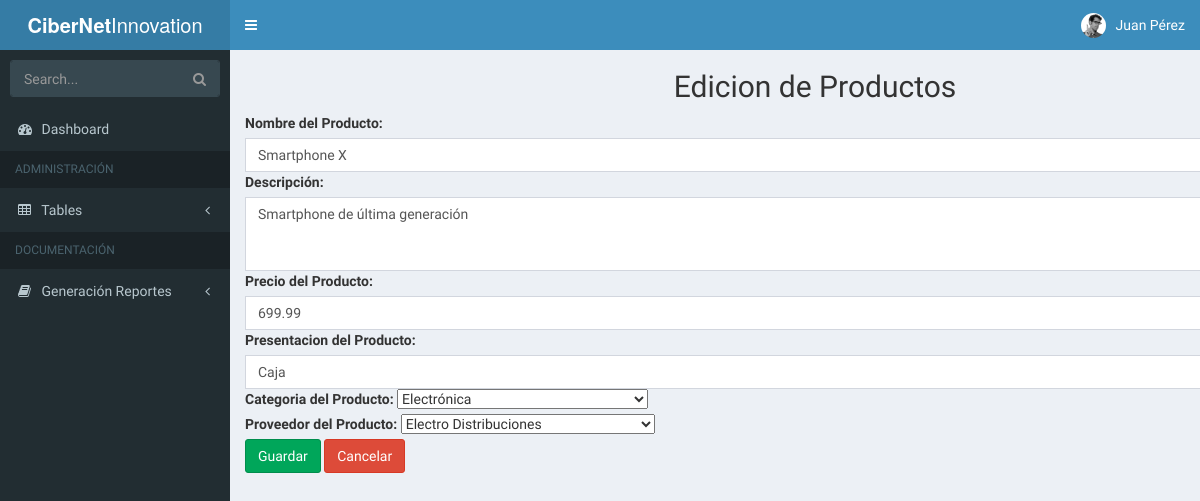
The app's page /CiberNet Innovation/product?pages=product&action=edit&id=1 (signed in) with its own data.
### tables this page shows
CREATE TABLE `product` (
  `ProductID` int NOT NULL AUTO_INCREMENT,
  `productName` varchar(100) NOT NULL,
  `productInfo` text,
  `productPrice` decimal(10,2) NOT NULL,
  `productPresentation` varchar(100) NOT NULL,
  `CategoryID` int DEFAULT NULL,
  `SupplierID` int DEFAULT NULL,
  PRIMARY KEY (`ProductID`),
  KEY `CategoryID` (`CategoryID`),
  KEY `SupplierID` (`SupplierID`),
  CONSTRAINT `product_ibfk_1` FOREIGN KEY (`CategoryID`) REFERENCES `category` (`CategoryID`),
  CONSTRAINT `product_ibfk_2` FOREIGN KEY (`SupplierID`) REFERENCES `supplier` (`SupplierID`)
);

### CiberNet Innovation/app/controllers/ProductController.php (called while the page is built, shortened)
<?php
require_once(dirname(__FILE__) . "/../../core/database.php");
require_once(dirname(__FILE__) . "/../models/ProductModel.php");
class ProductController{
    private $product;
    public function __construct()
    {
        $database = new Database();
        $this->db = $database->getConnection();
        $this->product = new ProductModel($this->db);
    }
    public function edit($id)
    {
        $this->product->ProductID = $id;
        $this->product->getProductByID();
        $categoriesResult = $this->product->getCategories();
        $categories = $categoriesResult->fetchAll(PDO::FETCH_ASSOC);
        $supplierResult = $this->product->getSuppliers();
        $suppliers = $supplierResult->fetchAll(PDO::FETCH_ASSOC);
        $products = $this->product;
        include(dirname(__FILE__) . '/../views/product/productUpdate.php');
    }
}

### CiberNet Innovation/core/database.php (called while the page is built, shortened)
<?php
class Database
{
    public function getConnection()
    {
        $this->conn = null;
        try {
            $this->conn = new PDO(
                "mysql:host=" . Config::HOST . ";dbname=" . Config::DATABASE,
                Config::USER,
                Config::PASSWORD
            );
            $this->conn->exec("set names utf8");
        } catch (PDOException $ex) {
            echo "Connection error: " . $ex->getMessage();
            die();
        }
        return $this->conn;
    }
}
?>

### CiberNet Innovation/app/models/ProductModel.php (called while the page is built, shortened)
<?php
    class ProductModel{
        private $conn;
        public $ProductID;
        public function __construct($db)
        {
            $this->conn = $db;
        }
        public function getCategories()
        {
            $query = "SELECT CategoryID, categoryName FROM category";
            $result = $this->conn->prepare($query);
            $result->execute();
            return $result;
        }
        public function getSuppliers()
        {
            $query = "SELECT SupplierID, supplierName FROM supplier";
            $result = $this->conn->prepare($query);
            $result->execute();
            return $result;
        }
        public function getProductByID()
        {
            $query = "CALL sp_SelectProductByID(:ID);";
            $result = $this->conn->prepare($query);
            $result->bindParam(":ID", $this->ProductID);
            $result->execute();
            $row = $result->fetch(PDO::FETCH_ASSOC);
            $this->ProductID = $row["ProductID"];
            $this->productName = $row["productName"];
            $this->productInfo = $row["productInfo"];
            $this->productPrice = $row["productPrice"];
            $this->productPresentation = $row["productPresentation"];
            $this->CategoryID = $row["CategoryID"];
            $this->SupplierID = $row["SupplierID"];
        }
    }
?>

### CiberNet Innovation/app/views/product/productUpdate.php (the view, shortened to what this page needs)
<div class="container mt-5">
    <div class="card p-4 shadow">
        <h2 class="mb-4 text-center">Edicion de Productos</h2>
        <form action="" method="POST">
            <div class="mb-3">
                <label for="productName" class="form-label">Nombre del Producto:</label>
                <input type="text" id="productName" name="productName" class="form-control" value="<?= htmlspecialchars($products->productName) ?>"  required>
            </div>
            <div class="mb-3">
                <label for="productInfo" class="form-label">Descripción:</label>
                <textarea id="productInfo" name="productInfo" class="form-control" rows="3" required><?= htmlspecialchars($products->productInfo) ?></textarea>
            </div>
            <div class="mb-3">
                <label for="productPrice" class="form-label">Precio del Producto:</label>
                <input type="text" id="productPrice" name="productPrice" class="form-control" value="<?= htmlspecialchars($products->productPrice) ?>" required>
            </div>
            <div class="mb-3">
                <label for="productPresentation" class="form-label">Presentacion del Producto:</label>
                <input type="text" id="productPresentation" name="productPresentation" class="form-control" value="<?= htmlspecialchars($products->productPresentation) ?>" required>
            </div>
            <div class="mb-3">
                <label for="CategoryID" class="form-label">Categoria del Producto:</label>
                <select id="CategoryID" name="CategoryID" class="form-select" required>
                    <?php foreach ($categories as $category): ?>
                        <option value="<?php echo $category['CategoryID']; ?>" <?= ($category['CategoryID'] == $products->CategoryID) ? 'selected' : '' ?>>
                            <?php echo $category['categoryName']; ?>
                        </option>
                    <?php endforeach; ?>
                </select>
            </div>
            <div class="mb-3">
                <label for="SupplierID" class="form-label">Proveedor del Producto:</label>
                <select id="SupplierID" name="SupplierID" class="form-select" required>
                    <?php foreach ($suppliers as $supplier): ?>
                        <option value="<?php echo $supplier['SupplierID']; ?>" <?= ($supplier['SupplierID'] == $products->SupplierID) ? 'selected' : '' ?>>
                            <?php echo $supplier['supplierName']; ?>
                        </option>
                    <?php endforeach; ?>
                </select>
            </div>
            <div class="d-flex justify-content-between">
                <button type="submit" class="btn btn-success">Guardar</button>
                <a href="?pages=product" class="btn btn-danger">Cancelar</a>
            </div>
        </form>
    </div>
</div>

### records on screen
product: productName "Smartphone X", productInfo "Smartphone de última generación", productPrice "699.99", productPresentation "Caja"

### other values on screen
$_SESSION["userName"] "Juan Pérez"
form field CategoryID "Electrónica"
form field SupplierID "Electro Distribuciones"
